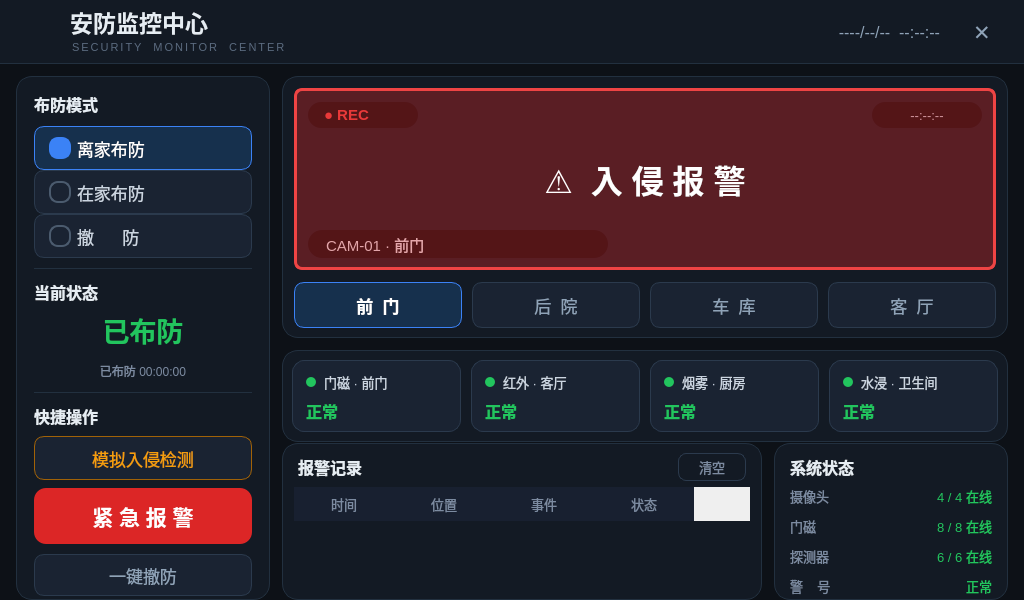
<?xml version="1.0" encoding="UTF-8"?>
<ui version="4.0">
 <class>ShieldDialog</class>
 <widget class="QDialog" name="ShieldDialog">
  <property name="geometry">
   <rect>
    <x>0</x>
    <y>0</y>
    <width>1024</width>
    <height>600</height>
   </rect>
  </property>
  <property name="minimumSize">
   <size>
    <width>1024</width>
    <height>600</height>
   </size>
  </property>
  <property name="maximumSize">
   <size>
    <width>1024</width>
    <height>600</height>
   </size>
  </property>
  <property name="windowTitle">
   <string>安防监控</string>
  </property>
  <property name="styleSheet">
   <string notr="true">QDialog#ShieldDialog{background-color:#0d1117;}
QToolTip{background-color:#1a2332;color:#e6edf3;border:1px solid #3b82f6;}</string>
  </property>
  <widget class="QLabel" name="labelBg">
   <property name="geometry">
    <rect>
     <x>0</x>
     <y>0</y>
     <width>1024</width>
     <height>600</height>
    </rect>
   </property>
   <property name="styleSheet">
    <string notr="true">background-color:#0d1117;</string>
   </property>
   <property name="text">
    <string/>
   </property>
  </widget>
  <widget class="QFrame" name="header">
   <property name="geometry">
    <rect>
     <x>0</x>
     <y>0</y>
     <width>1024</width>
     <height>64</height>
    </rect>
   </property>
   <property name="styleSheet">
    <string notr="true">QFrame#header{background-color:#131a24;border:none;border-bottom:1px solid #22303f;}</string>
   </property>
   <property name="frameShape">
    <enum>QFrame::NoFrame</enum>
   </property>
   <widget class="QLabel" name="lblHeaderIcon">
    <property name="geometry">
     <rect>
      <x>18</x>
      <y>12</y>
      <width>40</width>
      <height>40</height>
     </rect>
    </property>
    <property name="styleSheet">
     <string notr="true">border-image: url(:/icons/res/icons/app/security.svg);</string>
    </property>
    <property name="text">
     <string/>
    </property>
   </widget>
   <widget class="QLabel" name="lblTitle">
    <property name="geometry">
     <rect>
      <x>70</x>
      <y>6</y>
      <width>340</width>
      <height>32</height>
     </rect>
    </property>
    <property name="styleSheet">
     <string notr="true">font-size:17pt;font-weight:bold;color:#e6edf3;</string>
    </property>
    <property name="text">
     <string>安防监控中心</string>
    </property>
   </widget>
   <widget class="QLabel" name="lblSubTitle">
    <property name="geometry">
     <rect>
      <x>72</x>
      <y>38</y>
      <width>340</width>
      <height>18</height>
     </rect>
    </property>
    <property name="styleSheet">
     <string notr="true">font-size:8pt;color:#5b6b7f;letter-spacing:2px;</string>
    </property>
    <property name="text">
     <string>SECURITY  MONITOR  CENTER</string>
    </property>
   </widget>
   <widget class="QLabel" name="lblClock">
    <property name="geometry">
     <rect>
      <x>500</x>
      <y>18</y>
      <width>440</width>
      <height>28</height>
     </rect>
    </property>
    <property name="styleSheet">
     <string notr="true">font-size:12pt;color:#8fa3b8;</string>
    </property>
    <property name="text">
     <string>----/--/--  --:--:--</string>
    </property>
    <property name="alignment">
     <set>Qt::AlignRight|Qt::AlignTrailing|Qt::AlignVCenter</set>
    </property>
   </widget>
   <widget class="QPushButton" name="btnBack">
    <property name="geometry">
     <rect>
      <x>958</x>
      <y>12</y>
      <width>48</width>
      <height>40</height>
     </rect>
    </property>
    <property name="minimumSize">
     <size>
      <width>48</width>
      <height>40</height>
     </size>
    </property>
    <property name="maximumSize">
     <size>
      <width>48</width>
      <height>40</height>
     </size>
    </property>
    <property name="styleSheet">
     <string notr="true">QPushButton{background-color:transparent;color:#8fa3b8;border:none;border-radius:8px;font-size:16pt;}
QPushButton:hover{background-color:#1f2937;color:#ffffff;}
QPushButton:pressed{background-color:#dc2626;color:#ffffff;}</string>
    </property>
    <property name="text">
     <string>✕</string>
    </property>
   </widget>
  </widget>
  <widget class="QFrame" name="panelLeft">
   <property name="geometry">
    <rect>
     <x>16</x>
     <y>76</y>
     <width>254</width>
     <height>524</height>
    </rect>
   </property>
   <property name="styleSheet">
    <string notr="true">QFrame#panelLeft{background-color:#131a24;border:1px solid #22303f;border-radius:16px;}</string>
   </property>
   <property name="frameShape">
    <enum>QFrame::NoFrame</enum>
   </property>
   <widget class="QLabel" name="lblArmModeT">
    <property name="geometry">
     <rect>
      <x>18</x>
      <y>14</y>
      <width>218</width>
      <height>28</height>
     </rect>
    </property>
    <property name="styleSheet">
     <string notr="true">font-size:12pt;font-weight:bold;color:#e6edf3;</string>
    </property>
    <property name="text">
     <string>布防模式</string>
    </property>
   </widget>
   <widget class="QRadioButton" name="rbAway">
    <property name="geometry">
     <rect>
      <x>18</x>
      <y>50</y>
      <width>218</width>
      <height>44</height>
     </rect>
    </property>
    <property name="styleSheet">
     <string notr="true">QRadioButton{color:#cbd5e1;font-size:13pt;padding-left:14px;background-color:#1a2332;border:1px solid #2b3a4d;border-radius:10px;}
QRadioButton:hover{border:1px solid #3b82f6;}
QRadioButton:checked{color:#ffffff;font-weight:bold;background-color:#16304d;border:1px solid #3b82f6;}
QRadioButton::indicator{width:18px;height:18px;border-radius:9px;border:2px solid #4b5b6e;background-color:transparent;}
QRadioButton::indicator:checked{border:2px solid #3b82f6;background-color:#3b82f6;}</string>
    </property>
    <property name="text">
     <string>离家布防</string>
    </property>
    <property name="checked">
     <bool>true</bool>
    </property>
   </widget>
   <widget class="QRadioButton" name="rbHome">
    <property name="geometry">
     <rect>
      <x>18</x>
      <y>94</y>
      <width>218</width>
      <height>44</height>
     </rect>
    </property>
    <property name="styleSheet">
     <string notr="true">QRadioButton{color:#cbd5e1;font-size:13pt;padding-left:14px;background-color:#1a2332;border:1px solid #2b3a4d;border-radius:10px;}
QRadioButton:hover{border:1px solid #3b82f6;}
QRadioButton:checked{color:#ffffff;font-weight:bold;background-color:#16304d;border:1px solid #3b82f6;}
QRadioButton::indicator{width:18px;height:18px;border-radius:9px;border:2px solid #4b5b6e;background-color:transparent;}
QRadioButton::indicator:checked{border:2px solid #3b82f6;background-color:#3b82f6;}</string>
    </property>
    <property name="text">
     <string>在家布防</string>
    </property>
   </widget>
   <widget class="QRadioButton" name="rbDisarm">
    <property name="geometry">
     <rect>
      <x>18</x>
      <y>138</y>
      <width>218</width>
      <height>44</height>
     </rect>
    </property>
    <property name="styleSheet">
     <string notr="true">QRadioButton{color:#cbd5e1;font-size:13pt;padding-left:14px;background-color:#1a2332;border:1px solid #2b3a4d;border-radius:10px;}
QRadioButton:hover{border:1px solid #3b82f6;}
QRadioButton:checked{color:#ffffff;font-weight:bold;background-color:#16304d;border:1px solid #3b82f6;}
QRadioButton::indicator{width:18px;height:18px;border-radius:9px;border:2px solid #4b5b6e;background-color:transparent;}
QRadioButton::indicator:checked{border:2px solid #3b82f6;background-color:#3b82f6;}</string>
    </property>
    <property name="text">
     <string>撤      防</string>
    </property>
   </widget>
   <widget class="QFrame" name="line1">
    <property name="geometry">
     <rect>
      <x>18</x>
      <y>192</y>
      <width>218</width>
      <height>1</height>
     </rect>
    </property>
    <property name="styleSheet">
     <string notr="true">background-color:#22303f;border:none;</string>
    </property>
    <property name="frameShape">
     <enum>QFrame::NoFrame</enum>
    </property>
   </widget>
   <widget class="QLabel" name="lblStatusT">
    <property name="geometry">
     <rect>
      <x>18</x>
      <y>202</y>
      <width>218</width>
      <height>28</height>
     </rect>
    </property>
    <property name="styleSheet">
     <string notr="true">font-size:12pt;font-weight:bold;color:#e6edf3;</string>
    </property>
    <property name="text">
     <string>当前状态</string>
    </property>
   </widget>
   <widget class="QLabel" name="lblArmStatus">
    <property name="geometry">
     <rect>
      <x>18</x>
      <y>228</y>
      <width>218</width>
      <height>52</height>
     </rect>
    </property>
    <property name="styleSheet">
     <string notr="true">font-size:20pt;font-weight:bold;color:#22c55e;</string>
    </property>
    <property name="text">
     <string>已布防</string>
    </property>
    <property name="alignment">
     <set>Qt::AlignCenter</set>
    </property>
   </widget>
   <widget class="QLabel" name="lblArmDetail">
    <property name="geometry">
     <rect>
      <x>18</x>
      <y>284</y>
      <width>218</width>
      <height>22</height>
     </rect>
    </property>
    <property name="styleSheet">
     <string notr="true">font-size:9pt;color:#7c8ba1;</string>
    </property>
    <property name="text">
     <string>已布防 00:00:00</string>
    </property>
    <property name="alignment">
     <set>Qt::AlignCenter</set>
    </property>
   </widget>
   <widget class="QFrame" name="line2">
    <property name="geometry">
     <rect>
      <x>18</x>
      <y>316</y>
      <width>218</width>
      <height>1</height>
     </rect>
    </property>
    <property name="styleSheet">
     <string notr="true">background-color:#22303f;border:none;</string>
    </property>
    <property name="frameShape">
     <enum>QFrame::NoFrame</enum>
    </property>
   </widget>
   <widget class="QLabel" name="lblQuickT">
    <property name="geometry">
     <rect>
      <x>18</x>
      <y>326</y>
      <width>218</width>
      <height>28</height>
     </rect>
    </property>
    <property name="styleSheet">
     <string notr="true">font-size:12pt;font-weight:bold;color:#e6edf3;</string>
    </property>
    <property name="text">
     <string>快捷操作</string>
    </property>
   </widget>
   <widget class="QPushButton" name="btnSimulate">
    <property name="geometry">
     <rect>
      <x>18</x>
      <y>360</y>
      <width>218</width>
      <height>44</height>
     </rect>
    </property>
    <property name="styleSheet">
     <string notr="true">QPushButton{background-color:#1a2332;color:#f59e0b;border:1px solid #a16207;border-radius:10px;font-size:13pt;}
QPushButton:hover{background-color:#241f12;}
QPushButton:pressed{background-color:#3a2e10;}</string>
    </property>
    <property name="text">
     <string>模拟入侵检测</string>
    </property>
   </widget>
   <widget class="QPushButton" name="btnSos">
    <property name="geometry">
     <rect>
      <x>18</x>
      <y>412</y>
      <width>218</width>
      <height>56</height>
     </rect>
    </property>
    <property name="styleSheet">
     <string notr="true">QPushButton{background-color:#dc2626;color:#ffffff;border:none;border-radius:12px;font-size:16pt;font-weight:bold;}
QPushButton:hover{background-color:#ef4444;}
QPushButton:pressed{background-color:#991b1b;}</string>
    </property>
    <property name="text">
     <string>紧 急 报 警</string>
    </property>
   </widget>
   <widget class="QPushButton" name="btnDisarmAll">
    <property name="geometry">
     <rect>
      <x>18</x>
      <y>478</y>
      <width>218</width>
      <height>42</height>
     </rect>
    </property>
    <property name="styleSheet">
     <string notr="true">QPushButton{background-color:#1a2332;color:#8fa3b8;border:1px solid #2b3a4d;border-radius:10px;font-size:13pt;}
QPushButton:hover{border:1px solid #3b82f6;color:#ffffff;}
QPushButton:pressed{background-color:#292f3a;}</string>
    </property>
    <property name="text">
     <string>一键撤防</string>
    </property>
   </widget>
  </widget>
  <widget class="QFrame" name="panelVideo">
   <property name="geometry">
    <rect>
     <x>282</x>
     <y>76</y>
     <width>726</width>
     <height>262</height>
    </rect>
   </property>
   <property name="styleSheet">
    <string notr="true">QFrame#panelVideo{background-color:#131a24;border:1px solid #22303f;border-radius:16px;}</string>
   </property>
   <property name="frameShape">
    <enum>QFrame::NoFrame</enum>
   </property>
   <widget class="VideoWidget" name="videoView" native="true">
    <property name="geometry">
     <rect>
      <x>12</x>
      <y>12</y>
      <width>702</width>
      <height>182</height>
     </rect>
    </property>
    <property name="minimumSize">
     <size>
      <width>702</width>
      <height>182</height>
     </size>
    </property>
    <property name="maximumSize">
     <size>
      <width>702</width>
      <height>182</height>
     </size>
    </property>
   </widget>
   <widget class="QLabel" name="lblLive">
    <property name="geometry">
     <rect>
      <x>26</x>
      <y>26</y>
      <width>110</width>
      <height>26</height>
     </rect>
    </property>
    <property name="styleSheet">
     <string notr="true">background-color:rgba(0,0,0,140);color:#ef4444;border-radius:13px;padding-left:12px;font-size:11pt;font-weight:bold;</string>
    </property>
    <property name="text">
     <string>● REC</string>
    </property>
   </widget>
   <widget class="QLabel" name="lblVideoTime">
    <property name="geometry">
     <rect>
      <x>590</x>
      <y>26</y>
      <width>110</width>
      <height>26</height>
     </rect>
    </property>
    <property name="styleSheet">
     <string notr="true">background-color:rgba(0,0,0,140);color:#cbd5e1;border-radius:13px;font-size:10pt;</string>
    </property>
    <property name="text">
     <string>--:--:--</string>
    </property>
    <property name="alignment">
     <set>Qt::AlignCenter</set>
    </property>
   </widget>
   <widget class="QLabel" name="lblChannel">
    <property name="geometry">
     <rect>
      <x>26</x>
      <y>154</y>
      <width>300</width>
      <height>28</height>
     </rect>
    </property>
    <property name="styleSheet">
     <string notr="true">background-color:rgba(0,0,0,140);color:#e6edf3;border-radius:14px;padding-left:14px;font-size:11pt;</string>
    </property>
    <property name="text">
     <string>CAM-01 · 前门</string>
    </property>
   </widget>
   <widget class="QLabel" name="lblAlarm">
    <property name="geometry">
     <rect>
      <x>12</x>
      <y>12</y>
      <width>702</width>
      <height>182</height>
     </rect>
    </property>
    <property name="visible">
     <bool>false</bool>
    </property>
    <property name="styleSheet">
     <string notr="true">background-color:rgba(220,38,38,90);border:3px solid #ef4444;border-radius:8px;color:#ffffff;font-size:24pt;font-weight:bold;</string>
    </property>
    <property name="text">
     <string>⚠  入 侵 报 警</string>
    </property>
    <property name="alignment">
     <set>Qt::AlignCenter</set>
    </property>
   </widget>
   <widget class="QPushButton" name="btnCh1">
    <property name="geometry">
     <rect>
      <x>12</x>
      <y>206</y>
      <width>168</width>
      <height>46</height>
     </rect>
    </property>
    <property name="styleSheet">
     <string notr="true">QPushButton{background-color:#1a2332;color:#8fa3b8;border:1px solid #2b3a4d;border-radius:10px;font-size:13pt;}
QPushButton:hover{border:1px solid #3b82f6;}
QPushButton:checked{background-color:#16304d;color:#ffffff;border:1px solid #3b82f6;font-weight:bold;}
QPushButton:disabled{background-color:#101720;color:#3a4759;border:1px dashed #2b3a4d;font-weight:normal;}</string>
    </property>
    <property name="text">
     <string>前  门</string>
    </property>
    <property name="checkable">
     <bool>true</bool>
    </property>
    <property name="checked">
     <bool>true</bool>
    </property>
    <property name="autoExclusive">
     <bool>true</bool>
    </property>
   </widget>
   <widget class="QPushButton" name="btnCh2">
    <property name="geometry">
     <rect>
      <x>190</x>
      <y>206</y>
      <width>168</width>
      <height>46</height>
     </rect>
    </property>
    <property name="styleSheet">
     <string notr="true">QPushButton{background-color:#1a2332;color:#8fa3b8;border:1px solid #2b3a4d;border-radius:10px;font-size:13pt;}
QPushButton:hover{border:1px solid #3b82f6;}
QPushButton:checked{background-color:#16304d;color:#ffffff;border:1px solid #3b82f6;font-weight:bold;}
QPushButton:disabled{background-color:#101720;color:#3a4759;border:1px dashed #2b3a4d;font-weight:normal;}</string>
    </property>
    <property name="text">
     <string>后  院</string>
    </property>
    <property name="checkable">
     <bool>true</bool>
    </property>
    <property name="autoExclusive">
     <bool>true</bool>
    </property>
   </widget>
   <widget class="QPushButton" name="btnCh3">
    <property name="geometry">
     <rect>
      <x>368</x>
      <y>206</y>
      <width>168</width>
      <height>46</height>
     </rect>
    </property>
    <property name="styleSheet">
     <string notr="true">QPushButton{background-color:#1a2332;color:#8fa3b8;border:1px solid #2b3a4d;border-radius:10px;font-size:13pt;}
QPushButton:hover{border:1px solid #3b82f6;}
QPushButton:checked{background-color:#16304d;color:#ffffff;border:1px solid #3b82f6;font-weight:bold;}
QPushButton:disabled{background-color:#101720;color:#3a4759;border:1px dashed #2b3a4d;font-weight:normal;}</string>
    </property>
    <property name="text">
     <string>车  库</string>
    </property>
    <property name="checkable">
     <bool>true</bool>
    </property>
    <property name="autoExclusive">
     <bool>true</bool>
    </property>
   </widget>
   <widget class="QPushButton" name="btnCh4">
    <property name="geometry">
     <rect>
      <x>546</x>
      <y>206</y>
      <width>168</width>
      <height>46</height>
     </rect>
    </property>
    <property name="styleSheet">
     <string notr="true">QPushButton{background-color:#1a2332;color:#8fa3b8;border:1px solid #2b3a4d;border-radius:10px;font-size:13pt;}
QPushButton:hover{border:1px solid #3b82f6;}
QPushButton:checked{background-color:#16304d;color:#ffffff;border:1px solid #3b82f6;font-weight:bold;}
QPushButton:disabled{background-color:#101720;color:#3a4759;border:1px dashed #2b3a4d;font-weight:normal;}</string>
    </property>
    <property name="text">
     <string>客  厅</string>
    </property>
    <property name="checkable">
     <bool>true</bool>
    </property>
    <property name="autoExclusive">
     <bool>true</bool>
    </property>
   </widget>
  </widget>
  <widget class="QFrame" name="panelSensor">
   <property name="geometry">
    <rect>
     <x>282</x>
     <y>350</y>
     <width>726</width>
     <height>92</height>
    </rect>
   </property>
   <property name="styleSheet">
    <string notr="true">QFrame#panelSensor{background-color:#131a24;border:1px solid #22303f;border-radius:16px;}</string>
   </property>
   <property name="frameShape">
    <enum>QFrame::NoFrame</enum>
   </property>
   <widget class="QFrame" name="cardSensor1">
    <property name="geometry">
     <rect>
      <x>10</x>
      <y>10</y>
      <width>169</width>
      <height>72</height>
     </rect>
    </property>
    <property name="styleSheet">
     <string notr="true">QFrame#cardSensor1{background-color:#1a2332;border:1px solid #2b3a4d;border-radius:12px;}</string>
    </property>
    <property name="frameShape">
     <enum>QFrame::NoFrame</enum>
    </property>
    <widget class="QLabel" name="dotSensor1">
     <property name="geometry">
      <rect>
       <x>14</x>
       <y>17</y>
       <width>10</width>
       <height>10</height>
      </rect>
     </property>
     <property name="styleSheet">
      <string notr="true">background-color:#22c55e;border-radius:5px;</string>
     </property>
     <property name="text">
      <string/>
     </property>
    </widget>
    <widget class="QLabel" name="nameSensor1">
     <property name="geometry">
      <rect>
       <x>32</x>
       <y>10</y>
       <width>128</width>
       <height>24</height>
      </rect>
     </property>
     <property name="styleSheet">
      <string notr="true">font-size:10pt;color:#cbd5e1;</string>
     </property>
     <property name="text">
      <string>门磁 · 前门</string>
     </property>
    </widget>
    <widget class="QLabel" name="stateSensor1">
     <property name="geometry">
      <rect>
       <x>14</x>
       <y>40</y>
       <width>146</width>
       <height>22</height>
      </rect>
     </property>
     <property name="styleSheet">
      <string notr="true">font-size:12pt;font-weight:bold;color:#22c55e;</string>
     </property>
     <property name="text">
      <string>正常</string>
     </property>
    </widget>
   </widget>
   <widget class="QFrame" name="cardSensor2">
    <property name="geometry">
     <rect>
      <x>189</x>
      <y>10</y>
      <width>169</width>
      <height>72</height>
     </rect>
    </property>
    <property name="styleSheet">
     <string notr="true">QFrame#cardSensor2{background-color:#1a2332;border:1px solid #2b3a4d;border-radius:12px;}</string>
    </property>
    <property name="frameShape">
     <enum>QFrame::NoFrame</enum>
    </property>
    <widget class="QLabel" name="dotSensor2">
     <property name="geometry">
      <rect>
       <x>14</x>
       <y>17</y>
       <width>10</width>
       <height>10</height>
      </rect>
     </property>
     <property name="styleSheet">
      <string notr="true">background-color:#22c55e;border-radius:5px;</string>
     </property>
     <property name="text">
      <string/>
     </property>
    </widget>
    <widget class="QLabel" name="nameSensor2">
     <property name="geometry">
      <rect>
       <x>32</x>
       <y>10</y>
       <width>128</width>
       <height>24</height>
      </rect>
     </property>
     <property name="styleSheet">
      <string notr="true">font-size:10pt;color:#cbd5e1;</string>
     </property>
     <property name="text">
      <string>红外 · 客厅</string>
     </property>
    </widget>
    <widget class="QLabel" name="stateSensor2">
     <property name="geometry">
      <rect>
       <x>14</x>
       <y>40</y>
       <width>146</width>
       <height>22</height>
      </rect>
     </property>
     <property name="styleSheet">
      <string notr="true">font-size:12pt;font-weight:bold;color:#22c55e;</string>
     </property>
     <property name="text">
      <string>正常</string>
     </property>
    </widget>
   </widget>
   <widget class="QFrame" name="cardSensor3">
    <property name="geometry">
     <rect>
      <x>368</x>
      <y>10</y>
      <width>169</width>
      <height>72</height>
     </rect>
    </property>
    <property name="styleSheet">
     <string notr="true">QFrame#cardSensor3{background-color:#1a2332;border:1px solid #2b3a4d;border-radius:12px;}</string>
    </property>
    <property name="frameShape">
     <enum>QFrame::NoFrame</enum>
    </property>
    <widget class="QLabel" name="dotSensor3">
     <property name="geometry">
      <rect>
       <x>14</x>
       <y>17</y>
       <width>10</width>
       <height>10</height>
      </rect>
     </property>
     <property name="styleSheet">
      <string notr="true">background-color:#22c55e;border-radius:5px;</string>
     </property>
     <property name="text">
      <string/>
     </property>
    </widget>
    <widget class="QLabel" name="nameSensor3">
     <property name="geometry">
      <rect>
       <x>32</x>
       <y>10</y>
       <width>128</width>
       <height>24</height>
      </rect>
     </property>
     <property name="styleSheet">
      <string notr="true">font-size:10pt;color:#cbd5e1;</string>
     </property>
     <property name="text">
      <string>烟雾 · 厨房</string>
     </property>
    </widget>
    <widget class="QLabel" name="stateSensor3">
     <property name="geometry">
      <rect>
       <x>14</x>
       <y>40</y>
       <width>146</width>
       <height>22</height>
      </rect>
     </property>
     <property name="styleSheet">
      <string notr="true">font-size:12pt;font-weight:bold;color:#22c55e;</string>
     </property>
     <property name="text">
      <string>正常</string>
     </property>
    </widget>
   </widget>
   <widget class="QFrame" name="cardSensor4">
    <property name="geometry">
     <rect>
      <x>547</x>
      <y>10</y>
      <width>169</width>
      <height>72</height>
     </rect>
    </property>
    <property name="styleSheet">
     <string notr="true">QFrame#cardSensor4{background-color:#1a2332;border:1px solid #2b3a4d;border-radius:12px;}</string>
    </property>
    <property name="frameShape">
     <enum>QFrame::NoFrame</enum>
    </property>
    <widget class="QLabel" name="dotSensor4">
     <property name="geometry">
      <rect>
       <x>14</x>
       <y>17</y>
       <width>10</width>
       <height>10</height>
      </rect>
     </property>
     <property name="styleSheet">
      <string notr="true">background-color:#22c55e;border-radius:5px;</string>
     </property>
     <property name="text">
      <string/>
     </property>
    </widget>
    <widget class="QLabel" name="nameSensor4">
     <property name="geometry">
      <rect>
       <x>32</x>
       <y>10</y>
       <width>128</width>
       <height>24</height>
      </rect>
     </property>
     <property name="styleSheet">
      <string notr="true">font-size:10pt;color:#cbd5e1;</string>
     </property>
     <property name="text">
      <string>水浸 · 卫生间</string>
     </property>
    </widget>
    <widget class="QLabel" name="stateSensor4">
     <property name="geometry">
      <rect>
       <x>14</x>
       <y>40</y>
       <width>146</width>
       <height>22</height>
      </rect>
     </property>
     <property name="styleSheet">
      <string notr="true">font-size:12pt;font-weight:bold;color:#22c55e;</string>
     </property>
     <property name="text">
      <string>正常</string>
     </property>
    </widget>
   </widget>
  </widget>
  <widget class="QFrame" name="panelLog">
   <property name="geometry">
    <rect>
     <x>282</x>
     <y>443</y>
     <width>480</width>
     <height>157</height>
    </rect>
   </property>
   <property name="styleSheet">
    <string notr="true">QFrame#panelLog{background-color:#131a24;border:1px solid #22303f;border-radius:16px;}</string>
   </property>
   <property name="frameShape">
    <enum>QFrame::NoFrame</enum>
   </property>
   <widget class="QLabel" name="lblLogT">
    <property name="geometry">
     <rect>
      <x>16</x>
      <y>10</y>
      <width>200</width>
      <height>28</height>
     </rect>
    </property>
    <property name="styleSheet">
     <string notr="true">font-size:12pt;font-weight:bold;color:#e6edf3;</string>
    </property>
    <property name="text">
     <string>报警记录</string>
    </property>
   </widget>
   <widget class="QPushButton" name="btnClearLog">
    <property name="geometry">
     <rect>
      <x>396</x>
      <y>10</y>
      <width>68</width>
      <height>28</height>
     </rect>
    </property>
    <property name="styleSheet">
     <string notr="true">QPushButton{background-color:transparent;color:#7c8ba1;border:1px solid #2b3a4d;border-radius:8px;font-size:10pt;}
QPushButton:hover{color:#ffffff;border:1px solid #3b82f6;}
QPushButton:pressed{background-color:#1a2332;}</string>
    </property>
    <property name="text">
     <string>清空</string>
    </property>
   </widget>
   <widget class="QTableWidget" name="tableLog">
    <property name="geometry">
     <rect>
      <x>12</x>
      <y>44</y>
      <width>456</width>
      <height>103</height>
     </rect>
    </property>
    <property name="styleSheet">
     <string notr="true">QTableWidget{background-color:transparent;border:none;gridline-color:#1e2836;font-size:10pt;}
QTableWidget::item{padding-left:8px;border-bottom:1px solid #1e2836;}
QTableWidget::item:selected{background-color:#1e3a5f;}
QHeaderView::section{background-color:#182030;color:#7c8ba1;border:none;padding:5px;font-size:10pt;}
QTableCornerButton::section{background-color:#182030;border:none;}</string>
    </property>
    <property name="frameShape">
     <enum>QFrame::NoFrame</enum>
    </property>
    <property name="selectionBehavior">
     <enum>QAbstractItemView::SelectRows</enum>
    </property>
    <property name="showGrid">
     <bool>false</bool>
    </property>
    <property name="columnCount">
     <number>4</number>
    </property>
    <column>
     <property name="text">
      <string>时间</string>
     </property>
    </column>
    <column>
     <property name="text">
      <string>位置</string>
     </property>
    </column>
    <column>
     <property name="text">
      <string>事件</string>
     </property>
    </column>
    <column>
     <property name="text">
      <string>状态</string>
     </property>
    </column>
   </widget>
  </widget>
  <widget class="QFrame" name="panelDevice">
   <property name="geometry">
    <rect>
     <x>774</x>
     <y>443</y>
     <width>234</width>
     <height>157</height>
    </rect>
   </property>
   <property name="styleSheet">
    <string notr="true">QFrame#panelDevice{background-color:#131a24;border:1px solid #22303f;border-radius:16px;}</string>
   </property>
   <property name="frameShape">
    <enum>QFrame::NoFrame</enum>
   </property>
   <widget class="QLabel" name="lblDevT">
    <property name="geometry">
     <rect>
      <x>16</x>
      <y>10</y>
      <width>200</width>
      <height>28</height>
     </rect>
    </property>
    <property name="styleSheet">
     <string notr="true">font-size:12pt;font-weight:bold;color:#e6edf3;</string>
    </property>
    <property name="text">
     <string>系统状态</string>
    </property>
   </widget>
   <widget class="QLabel" name="lblDev1Name">
    <property name="geometry">
     <rect>
      <x>16</x>
      <y>42</y>
      <width>100</width>
      <height>22</height>
     </rect>
    </property>
    <property name="styleSheet">
     <string notr="true">font-size:10pt;color:#7c8ba1;</string>
    </property>
    <property name="text">
     <string>摄像头</string>
    </property>
   </widget>
   <widget class="QLabel" name="lblDev1Val">
    <property name="geometry">
     <rect>
      <x>116</x>
      <y>42</y>
      <width>102</width>
      <height>22</height>
     </rect>
    </property>
    <property name="styleSheet">
     <string notr="true">font-size:10pt;color:#22c55e;</string>
    </property>
    <property name="text">
     <string>4 / 4 在线</string>
    </property>
    <property name="alignment">
     <set>Qt::AlignRight|Qt::AlignTrailing|Qt::AlignVCenter</set>
    </property>
   </widget>
   <widget class="QLabel" name="lblDev2Name">
    <property name="geometry">
     <rect>
      <x>16</x>
      <y>72</y>
      <width>100</width>
      <height>22</height>
     </rect>
    </property>
    <property name="styleSheet">
     <string notr="true">font-size:10pt;color:#7c8ba1;</string>
    </property>
    <property name="text">
     <string>门磁</string>
    </property>
   </widget>
   <widget class="QLabel" name="lblDev2Val">
    <property name="geometry">
     <rect>
      <x>116</x>
      <y>72</y>
      <width>102</width>
      <height>22</height>
     </rect>
    </property>
    <property name="styleSheet">
     <string notr="true">font-size:10pt;color:#22c55e;</string>
    </property>
    <property name="text">
     <string>8 / 8 在线</string>
    </property>
    <property name="alignment">
     <set>Qt::AlignRight|Qt::AlignTrailing|Qt::AlignVCenter</set>
    </property>
   </widget>
   <widget class="QLabel" name="lblDev3Name">
    <property name="geometry">
     <rect>
      <x>16</x>
      <y>102</y>
      <width>100</width>
      <height>22</height>
     </rect>
    </property>
    <property name="styleSheet">
     <string notr="true">font-size:10pt;color:#7c8ba1;</string>
    </property>
    <property name="text">
     <string>探测器</string>
    </property>
   </widget>
   <widget class="QLabel" name="lblDev3Val">
    <property name="geometry">
     <rect>
      <x>116</x>
      <y>102</y>
      <width>102</width>
      <height>22</height>
     </rect>
    </property>
    <property name="styleSheet">
     <string notr="true">font-size:10pt;color:#22c55e;</string>
    </property>
    <property name="text">
     <string>6 / 6 在线</string>
    </property>
    <property name="alignment">
     <set>Qt::AlignRight|Qt::AlignTrailing|Qt::AlignVCenter</set>
    </property>
   </widget>
   <widget class="QLabel" name="lblDev4Name">
    <property name="geometry">
     <rect>
      <x>16</x>
      <y>132</y>
      <width>100</width>
      <height>22</height>
     </rect>
    </property>
    <property name="styleSheet">
     <string notr="true">font-size:10pt;color:#7c8ba1;</string>
    </property>
    <property name="text">
     <string>警    号</string>
    </property>
   </widget>
   <widget class="QLabel" name="lblDev4Val">
    <property name="geometry">
     <rect>
      <x>116</x>
      <y>132</y>
      <width>102</width>
      <height>22</height>
     </rect>
    </property>
    <property name="styleSheet">
     <string notr="true">font-size:10pt;color:#22c55e;</string>
    </property>
    <property name="text">
     <string>正常</string>
    </property>
    <property name="alignment">
     <set>Qt::AlignRight|Qt::AlignTrailing|Qt::AlignVCenter</set>
    </property>
   </widget>
  </widget>
 </widget>
 <customwidgets>
  <customwidget>
   <class>VideoWidget</class>
   <extends>QWidget</extends>
   <header>src/videowidget.h</header>
  </customwidget>
 </customwidgets>
 <resources/>
 <connections/>
</ui>
